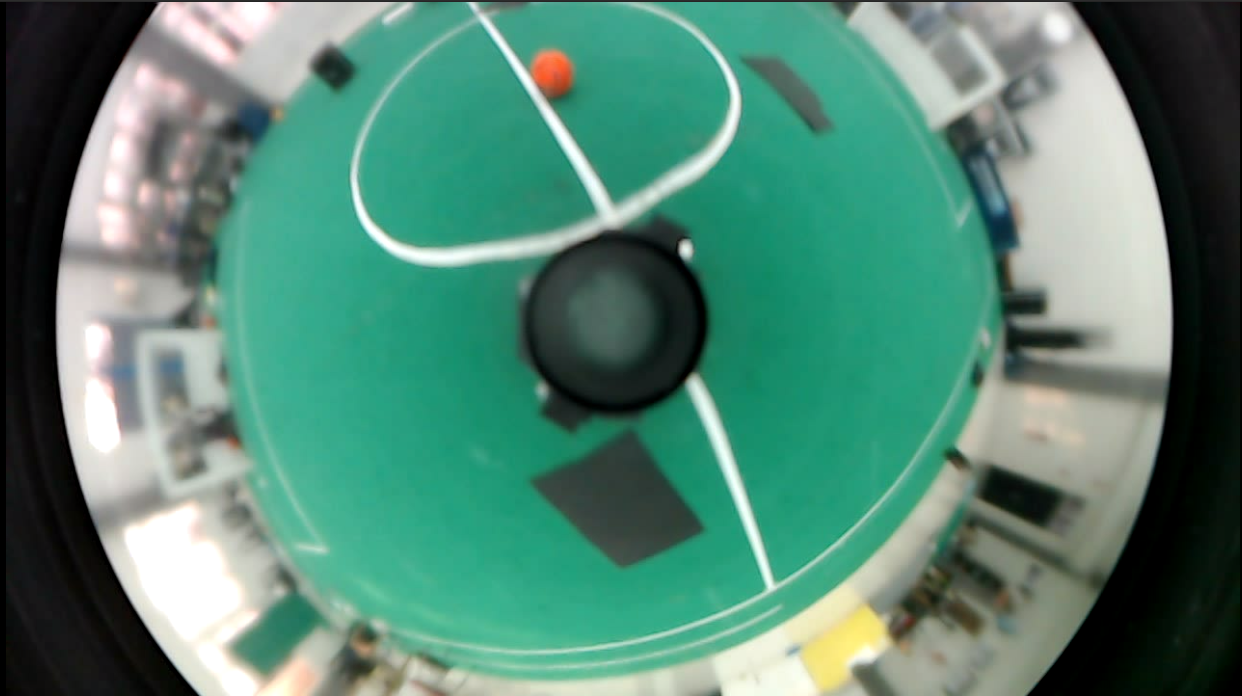
//> input picture robot-position/foto.png, 1242 x 696 px, given in place of Video-asli.avi, which was not available
$ ./main   (built with g++ and OpenCV 4)
//> lines starting //> are read from the running program, lines starting //| are printed output that depends on the picture; after the words box and inside, x2 and y2 are one past the last pixel; in counts of white or black regions, pixels touching at a corner belong together; pictures that were not available may be replaced by others from this repository, and a replacement may not be noted
#include <iostream>
#include <opencv2/opencv.hpp>
#include <opencv2/videoio.hpp>
#include <vector>
#include <sstream>
#include <chrono>
#include <ctime>

using namespace std;
using namespace cv;
using namespace chrono;

string toString(double value) {
    ostringstream out;

    if (value == round(value)){
        out << fixed << setprecision(0) << value;
        return out.str();
    }

    out << fixed << setprecision(2) << value;
    return out.str();
}

float distance(float a, float b){
    return sqrt(a*a + b*b);
}

int main(){

    VideoCapture cap("../Video-asli.avi");

    Mat frame;
    Mat HSV;
    Mat thres;

    vector<vector<Point>> contours;

    int h[2] = {100,255};
    int s[2] = {170,255};
    int v[2] = {200,255};

    //namedWindow("trackbar");

    createTrackbar("h min", "trackbar", &h[0], 255);
    createTrackbar("s min", "trackbar", &s[0], 255);
    createTrackbar("v min", "trackbar", &v[0], 255);
    createTrackbar("h max", "trackbar", &h[1], 255);
    createTrackbar("s max", "trackbar", &s[1], 255);
    createTrackbar("v max", "trackbar", &v[1], 255);

    Point2f center;
    Moments m;
    float radius = 0;
    vector<float> posAwal;
    float posBefore[2] = {0,0};
    steady_clock::time_point tawal = steady_clock::now();

    while (true)
    {
        cap >> frame;
//> frame is the input picture: 696 rows x 1242 cols, CV_8UC3; mean B, G, R 116.2, 133.6, 85.4

        cvtColor(frame, HSV, COLOR_RGB2HSV);
//> HSV: 696 rows x 1242 cols, CV_8UC3; mean H, S, V 57.2, 103.1, 134.8
        inRange(HSV,Scalar(h[0], s[0], v[0]),Scalar(h[1], s[1], v[1]),thres);
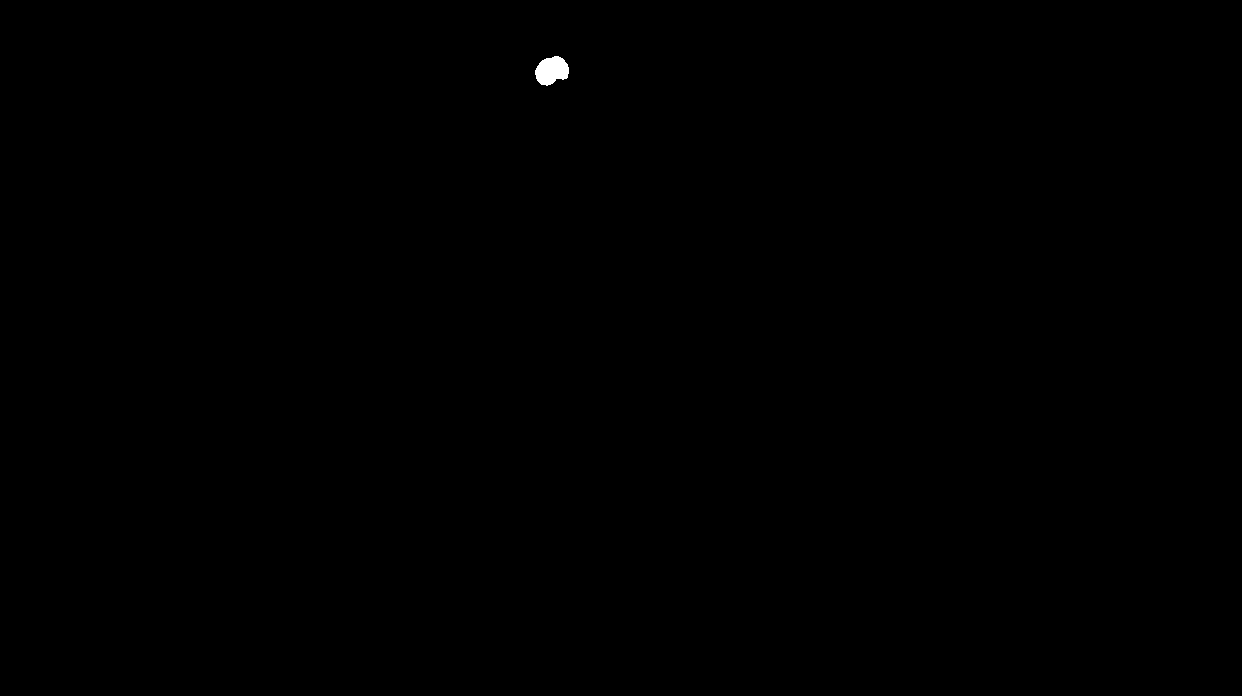
//> thres: 696 rows x 1242 cols, CV_8UC1; 0.08% white; 1 white region

        findContours(thres, contours, RETR_TREE, CHAIN_APPROX_NONE);
//> contours = 1 contour; box (x1, y1, x2, y2) and area: (535, 56, 569, 86) 687

        if (contours.size()>0){
            minEnclosingCircle(contours[0], center, radius);
//> center = Point(551.7, 71.41); radius = 17.01
            m = moments(contours[0]);
//> m = moments, m00 687, centre m10/m00, m01/m00 = (551.3, 70.17)
            drawContours(frame, contours, -1, Scalar(255,0,0), 2);
//> frame: 696 rows x 1242 cols, CV_8UC3; 342 pixels changed, all inside (x1, y1, x2, y2) = (534, 55, 570, 87)
            circle(frame, center, cvRound(radius), Scalar(0,255,0), 2);
//> frame: 696 rows x 1242 cols, CV_8UC3; mean B, G, R 116.2, 133.6, 85.3

            if (posAwal.size() == 0){
                posAwal.push_back(m.m10/m.m00);
//> posAwal = [551.3]
                posAwal.push_back(m.m01/m.m00);
//> posAwal = [551.3, 70.17]
            }

            double x = cvRound(posAwal[0]-(m.m10/m.m00));
//> x = 0
            double y = cvRound((m.m01/m.m00)-posAwal[1]);
//> y = 0

            Point l1((1280/2),(720/2));
            Point l2((m.m10/m.m00), (m.m01/m.m00));
//> l2 = Point(551, 70)
            line(frame, l1, l2, Scalar(255,0,0));
//> frame: 696 rows x 1242 cols, CV_8UC3; mean B, G, R 116.3, 133.5, 85.2

            if (m.m00 != 0){
                Point tKoor(30,30);
                Point sKoor(30,60);
                Point jKoor(30, 90);
                putText(frame, "Posisi: (" + toString(x/10) + "m, " + toString(y/10) + "m)", tKoor, QT_FONT_NORMAL, 1, Scalar(0,0,255), 1);
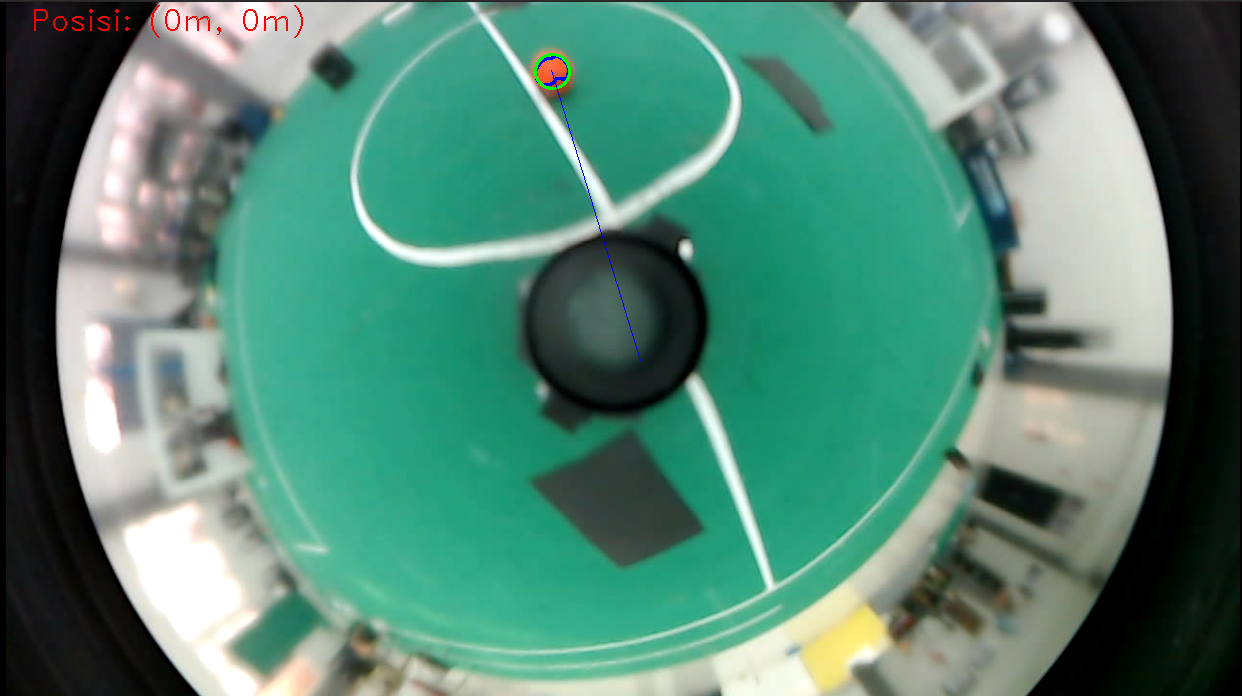
//> frame: 696 rows x 1242 cols, CV_8UC3; mean B, G, R 116.1, 133.4, 85.4

                steady_clock::time_point tnow = steady_clock::now();
                nanoseconds dur = tnow - tawal;
                tawal = tnow;

                float speed = (distance(((x/10) - posBefore[0]), ((y/10) - posBefore[1])))/(dur.count()/pow(10,9));

                posBefore[0] = x/10;
                posBefore[1] = y/10;

                putText(frame, "Speed: " + toString(speed)+"m/s", sKoor, QT_FONT_NORMAL, 1, Scalar(0,0,255), 1);

                float jarak = distance(((posAwal[0]-(1280/2)) - x), ((720/2) - posAwal[1]) - y)/10;
//> jarak = 30.31
                putText(frame, "distance: " + toString(jarak) +"m", jKoor, QT_FONT_NORMAL, 1, Scalar(0,0,255), 1);

            }
        }

        imshow("video", frame);
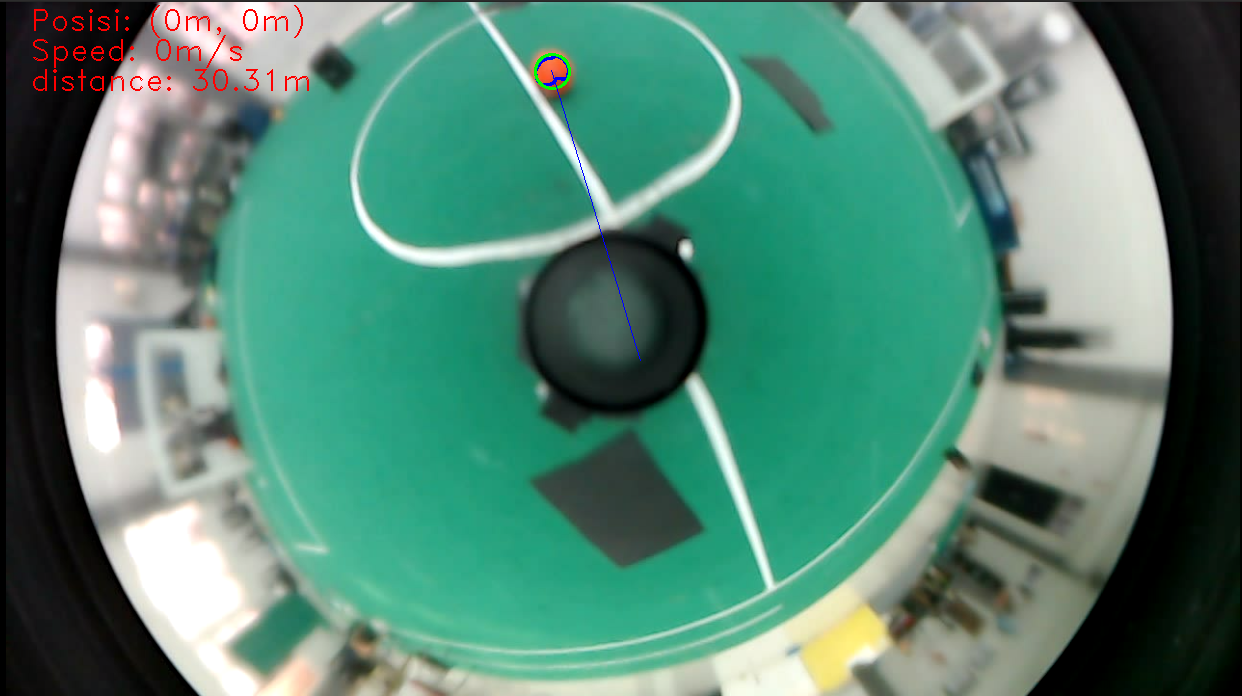
//> window 'video': 696 rows x 1242 cols, CV_8UC3; mean B, G, R 115.9, 133.2, 85.7

        if(waitKey(1) == 'q'){
//> the 'q' key is pressed
            break;
        }
    }


    return 0;
}
